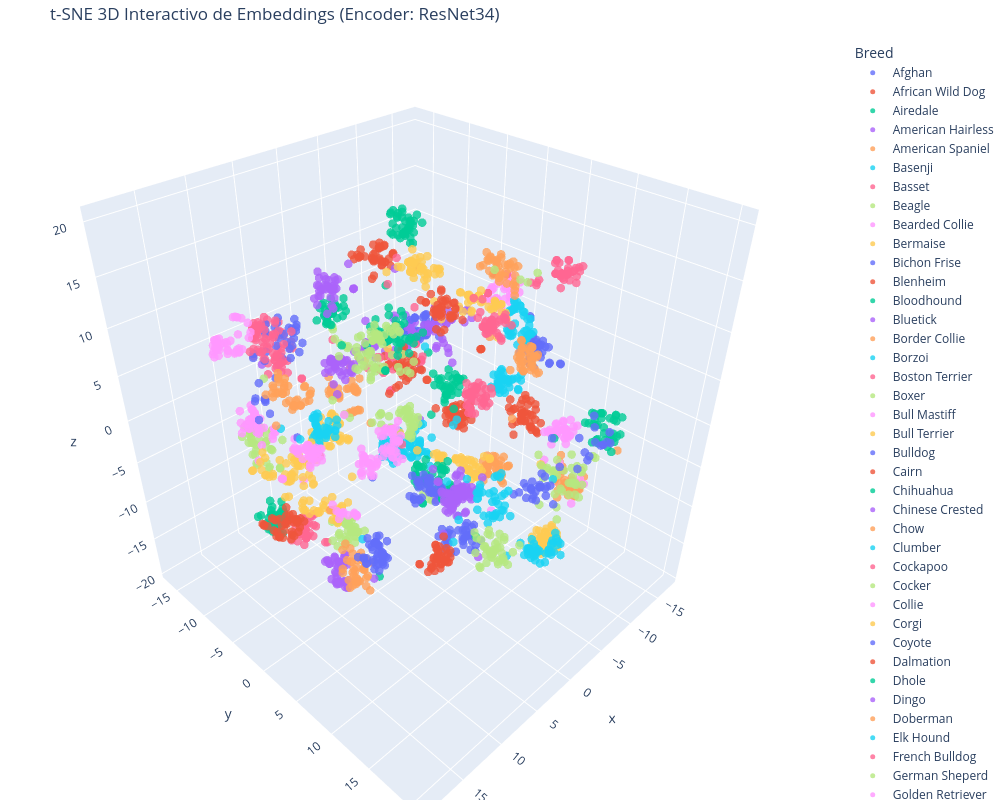

The cell this chart's notebook holds for it:
### Markdown cell above
Se usa el algortimo de reducción de dimensionalidad TSNE para observar el comportamiento de los embeddings generados por ResNet34.

### Code cell
# Aseguramos que src está en el path
sys.path.insert(0, os.path.abspath("src"))

from lib.config import settings
from lib.bootstrap import build_store, build_similarity

# 1. Instanciar los servicios
store = build_store(settings)
similarity = build_similarity(settings, store)

train_dir = Path("data/dataset/train")
limit_per_breed = 40  # Aumenta este número si quieres ver más puntos (tardará más)

embeddings = []
labels = []
image_names = []  # Para mostrar en el tooltip interactivo

print(" Extrayendo embeddings...")

if train_dir.exists():
    breed_dirs = sorted([d for d in train_dir.iterdir() if d.is_dir()])
    
    for breed_dir in tqdm(breed_dirs, desc="Procesando razas"):
        count = 0
        for img_path in breed_dir.iterdir():
            if img_path.suffix.lower() in {".jpg", ".jpeg", ".png", ".webp"}:
                img = cv2.imread(str(img_path))
                if img is not None:
                    emb = similarity.extract_embedding(img)
                    embeddings.append(emb)
                    labels.append(breed_dir.name)
                    image_names.append(img_path.name)
                    count += 1
                
                if count >= limit_per_breed:
                    break

# 2. Aplicar t-SNE a 3 componentes
print(f" Calculando t-SNE 3D para {len(embeddings)} imágenes...")
embeddings_array = np.array(embeddings)
tsne = TSNE(n_components=3, random_state=42, perplexity=30) 
embeddings_3d = tsne.fit_transform(embeddings_array)

# 3. Crear DataFrame para Plotly
df = pd.DataFrame({
    'x': embeddings_3d[:, 0],
    'y': embeddings_3d[:, 1],
    'z': embeddings_3d[:, 2],
    'Breed': labels,
    'Image': image_names
})

# 4. Generar gráfico 3D Interactivo
print(" Generando gráfico interactivo...")
fig = px.scatter_3d(
    df, 
    x='x', y='y', z='z',
    color='Breed',
    hover_name='Image',  # Esto se mostrará grande arriba en el tooltip
    hover_data={'x': False, 'y': False, 'z': False}, # Escondemos las coordenadas X/Y/Z para no saturar el tooltip
    title="t-SNE 3D Interactivo de Embeddings (Encoder: ResNet34)"
)

# Ajustar el tamaño del gráfico para que sea bien grande y fácil de usar
fig.update_layout(
    width=1000,
    height=800,
    margin=dict(l=0, r=0, b=0, t=40)
)

# Aumentar un poco el tamaño de los puntos
fig.update_traces(marker=dict(size=5, opacity=0.8))

fig.show()
